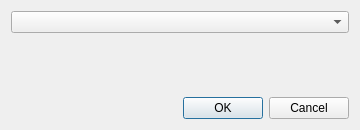
<?xml version="1.0" encoding="UTF-8"?>
<ui version="4.0">
 <class>DialogConnect</class>
 <widget class="QDialog" name="DialogConnect">
  <property name="geometry">
   <rect>
    <x>0</x>
    <y>0</y>
    <width>360</width>
    <height>130</height>
   </rect>
  </property>
  <property name="minimumSize">
   <size>
    <width>360</width>
    <height>130</height>
   </size>
  </property>
  <property name="maximumSize">
   <size>
    <width>360</width>
    <height>130</height>
   </size>
  </property>
  <property name="windowTitle">
   <string>Dialog</string>
  </property>
  <layout class="QVBoxLayout" name="verticalLayout">
   <item>
    <widget class="QComboBox" name="cB_Uart"/>
   </item>
   <item>
    <widget class="QLabel" name="label_Descr">
     <property name="text">
      <string/>
     </property>
    </widget>
   </item>
   <item>
    <widget class="QDialogButtonBox" name="buttonBox">
     <property name="orientation">
      <enum>Qt::Orientation::Horizontal</enum>
     </property>
     <property name="standardButtons">
      <set>QDialogButtonBox::StandardButton::Cancel|QDialogButtonBox::StandardButton::Ok</set>
     </property>
     <property name="centerButtons">
      <bool>false</bool>
     </property>
    </widget>
   </item>
  </layout>
 </widget>
 <resources/>
 <connections>
  <connection>
   <sender>buttonBox</sender>
   <signal>accepted()</signal>
   <receiver>DialogConnect</receiver>
   <slot>accept()</slot>
   <hints>
    <hint type="sourcelabel">
     <x>248</x>
     <y>254</y>
    </hint>
    <hint type="destinationlabel">
     <x>157</x>
     <y>274</y>
    </hint>
   </hints>
  </connection>
  <connection>
   <sender>buttonBox</sender>
   <signal>rejected()</signal>
   <receiver>DialogConnect</receiver>
   <slot>reject()</slot>
   <hints>
    <hint type="sourcelabel">
     <x>316</x>
     <y>260</y>
    </hint>
    <hint type="destinationlabel">
     <x>286</x>
     <y>274</y>
    </hint>
   </hints>
  </connection>
 </connections>
</ui>
